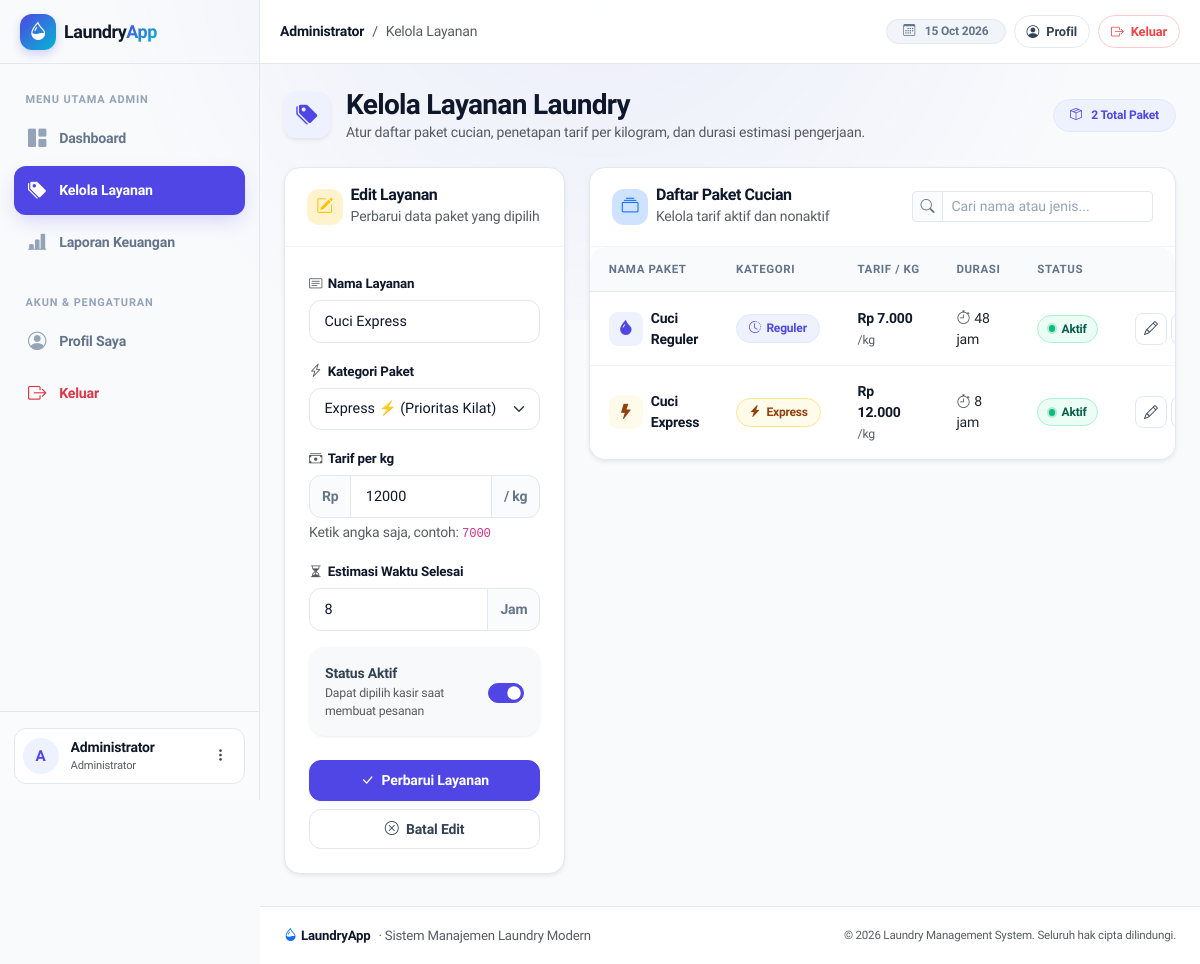
Page /admin/layanan.php?edit=2 (signed in) on the earlier database version.
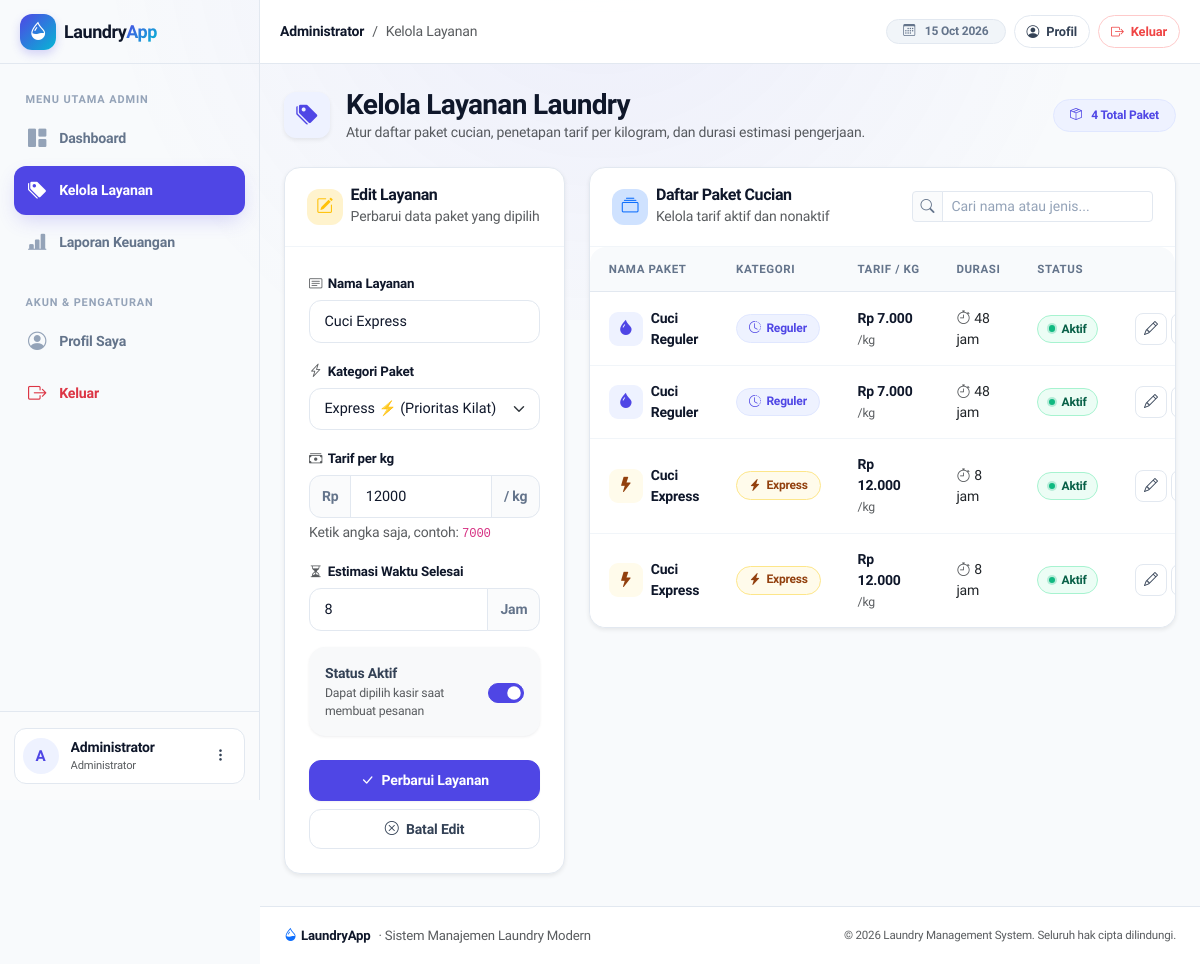
Same page on the later database version.
### tables this page shows
CREATE TABLE layanan (
    id INT UNSIGNED AUTO_INCREMENT PRIMARY KEY,
    nama VARCHAR(80) NOT NULL,
    jenis ENUM('Reguler', 'Express') NOT NULL,
    harga_per_kg DECIMAL(12,2) NOT NULL,
    durasi_jam SMALLINT UNSIGNED NOT NULL,
    aktif TINYINT(1) NOT NULL DEFAULT 1,
    dibuat_pada TIMESTAMP NOT NULL DEFAULT CURRENT_TIMESTAMP
);

### admin/layanan.php (the view, shortened to what the rows shown need)
<?php
require_once __DIR__ . '/../config/helpers.php';
$pdo = getPDO();
$priceError = false;
$editing = null;
$formValues = [
    'id' => '',
    'nama' => '',
    'jenis' => 'Reguler',
    'harga_per_kg' => '',
    'durasi_jam' => '',
    'aktif' => 1,
];
if (isset($_GET['edit'])) {
    $editId = filter_var($_GET['edit'], FILTER_VALIDATE_INT);
    if ($editId) {
        $find = $pdo->prepare('SELECT * FROM layanan WHERE id = ?');
        $find->execute([$editId]);
        $editing = $find->fetch() ?: null;
        if ($editing) {
            $formValues = $editing;
            $priceText = (string) $formValues['harga_per_kg'];
            if (strpos($priceText, '.') !== false) {
                $formValues['harga_per_kg'] = rtrim(rtrim($priceText, '0'), '.');
            }
        }
    }
}
$services = $pdo->query('SELECT * FROM layanan ORDER BY aktif DESC, jenis, nama')->fetchAll();
?>
<div class="d-flex flex-column flex-md-row justify-content-between align-items-md-center gap-3 mb-4">
    <div class="d-flex align-items-center gap-3">
        <div>
            <h1 class="h3 mb-0 fw-bold text-heading">Kelola Layanan Laundry</h1>
        </div>
    </div>
</div>
<div class="row g-4">
    <div class="col-lg-4">
        <div class="card shadow-sm sticky-top" style="top: 80px;">
            <div class="card-header-clean">
                <div class="d-flex align-items-center gap-2">
                    <div>
                        <h2 class="h6 fw-bold mb-0"><?= $editing ? 'Edit Layanan' : 'Tambah Layanan Baru' ?></h2>
                    </div>
                </div>
            </div>
            <div class="card-body p-4">
                <form method="post">
                    <div class="mb-3">
                        <label class="form-label" for="nama">
                            <i class="bi bi-card-text text-muted"></i> Nama Layanan
                        </label>
                        <input class="form-control" id="nama" name="nama" placeholder="Contoh: Cuci Kering Reguler" value="<?= e($formValues['nama']) ?>" required autofocus>
                    </div>
                    <div class="mb-3">
                        <div class="input-group">
                            <span class="input-group-text">Rp</span>
                            <input class="form-control <?= $priceError ? 'is-invalid' : '' ?>" type="number" id="harga_per_kg" name="harga_per_kg" min="1" step="100" placeholder="7000" value="<?= e($formValues['harga_per_kg']) ?>" required>
                            <span class="input-group-text">/ kg</span>
                        </div>
                    </div>
                    <div class="mb-3">
                        <div class="input-group">
                            <input class="form-control" type="number" id="durasi_jam" name="durasi_jam" min="1" placeholder="24" value="<?= e($formValues['durasi_jam']) ?>" required>
                            <span class="input-group-text">Jam</span>
                        </div>
                    </div>
                    <div class="card p-3 bg-light border-0 mb-4">
                        <div class="form-check form-switch m-0 d-flex align-items-center justify-content-between ps-0">
                            <label class="form-check-label fw-semibold" for="aktif">
                                Status Aktif
                                <div class="text-muted small fw-normal">Dapat dipilih kasir saat membuat pesanan</div>
                            </label>
                            <input class="form-check-input ms-2" type="checkbox" role="switch" id="aktif" name="aktif" <?= !empty($formValues['aktif']) ? 'checked' : '' ?>>
                        </div>
                    </div>
                </form>
            </div>
        </div>
    </div>
    <div class="col-lg-8">
        <div class="card shadow-sm">
            <div class="card-header-clean flex-wrap gap-2">
                <div class="d-flex align-items-center gap-2">
                    <div>
                        <h2 class="h6 fw-bold mb-0">Daftar Paket Cucian</h2>
                    </div>
                </div>
            </div>
            <div class="table-responsive">
                <table class="table table-hover align-middle mb-0" id="servicesTable">
                    <thead>
                        <tr>
                            <th>Nama Paket</th>
                            <th>Kategori</th>
                            <th>Tarif / kg</th>
                            <th>Durasi</th>
                            <th>Status</th>
                            <th class="text-end">Aksi</th>
                        </tr>
                    </thead>
                    <tbody>
                    <?php foreach ($services as $service): ?>
                        <tr>
                            <td>
                                <div class="d-flex align-items-center gap-2">
                                    <div class="stat-icon <?= $service['jenis'] === 'Express' ? 'amber' : 'indigo' ?>" style="width: 34px; height: 34px; font-size: 0.95rem; border-radius: 9px;">
                                        <i class="bi <?= $service['jenis'] === 'Express' ? 'bi-lightning-fill' : 'bi-droplet-fill' ?>"></i>
                                    </div>
                                    <div>
                                        <span class="fw-bold text-heading d-block"><?= e($service['nama']) ?></span>
                                    </div>
                                </div>
                            </td>
                            <td>
                                <?php if ($service['jenis'] === 'Express'): ?>
                                    <span class="badge-soft badge-soft-warning"><i class="bi bi-lightning-charge-fill"></i> Express</span>
                                <?php else: ?>
                                    <span class="badge-soft badge-soft-primary"><i class="bi bi-clock-history"></i> Reguler</span>
                                <?php endif; ?>
                            </td>
                            <td>
                                <span class="fw-bold text-heading"><?= e(rupiah($service['harga_per_kg'])) ?></span>
                                <span class="text-muted small">/kg</span>
                            </td>
                            <td>
                                <span class="text-body"><i class="bi bi-stopwatch text-muted me-1"></i><?= e($service['durasi_jam']) ?> jam</span>
                            </td>
                            <td>
                                <?php if ($service['aktif']): ?>
                                    <span class="status-pill active"><span class="status-dot"></span> Aktif</span>
                                <?php else: ?>
                                    <span class="status-pill inactive"><span class="status-dot"></span> Nonaktif</span>
                                <?php endif; ?>
                            </td>
                            <td class="text-end text-nowrap">
                                <div class="d-inline-flex gap-1">
                                    <a class="btn-action" href="<?= e(app_url('admin/layanan.php?edit=' . $service['id'])) ?>" title="Edit Layanan">
                                        <i class="bi bi-pencil"></i>
                                    </a>
                                    <form class="d-inline" method="post" onsubmit="return confirm('Hapus layanan <?= e(addslashes($service['nama'])) ?>?')">
                                        <button class="btn-action btn-action-danger" type="submit" title="Hapus Layanan">
                                        </button>
                                    </form>
                                </div>
                            </td>
                        </tr>
                    <?php endforeach; ?>
                    </tbody>
                </table>
            </div>
        </div>
    </div>
</div>

Differences in the rows shown:
added layanan: nama "Cuci Reguler", jenis "Reguler" (drawn), harga_per_kg "Rp 7.000", durasi_jam "48", aktif 1 (drawn)
added layanan: nama "Cuci Express", jenis "Express" (drawn), harga_per_kg "Rp 12.000", durasi_jam "8", aktif 1 (drawn)
Other differences:
count($services): "2" → "4"
